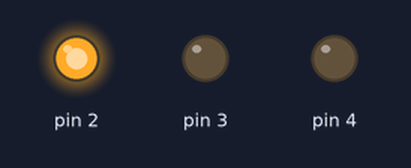
A sketch run on a simulated Arduino Uno, built with avr-gcc and run on an emulated ATmega328P. Parts: output pins drawn as LEDs (lit = HIGH).

Above: at 0.2 s.
At 1.4 s:
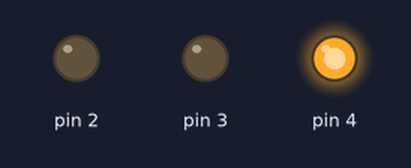
At 2.95 s:
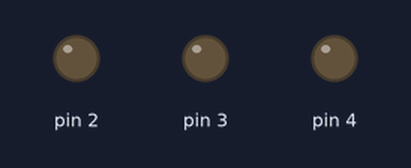
At 4.4 s:
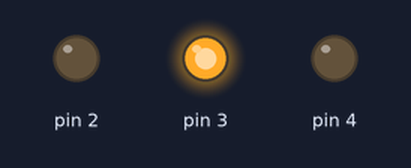
Timing chart, 0 to 5.5 s (numbered marks = the images above):
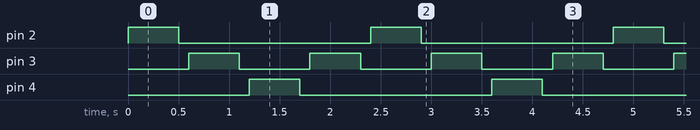

The sketch:

desafio4.ino
```cpp
void setup()
{
  pinMode(2, OUTPUT);
  pinMode(3,OUTPUT);
  pinMode(4,OUTPUT);
}

void loop()
{
  digitalWrite(2, HIGH);
  delay(500);
	digitalWrite(2,LOW);
  delay(100);
  digitalWrite(3, HIGH);
  delay(500);
	digitalWrite(3,LOW);
  delay(100);
  digitalWrite(4, HIGH);
  delay(500);
	digitalWrite(4,LOW);
  delay(100);
digitalWrite(3, HIGH);
  delay(500);
	digitalWrite(3,LOW);
  delay(100);
}
```

Measured:
- by itself, pin 2, pin 4: alternates HIGH for 0.50 s and LOW for 1.9 s
- by itself, pin 3: alternates HIGH for 0.50 s and LOW for 0.70 s
- by itself, everything shown: repeats every 2.4 s, in 8 steps
